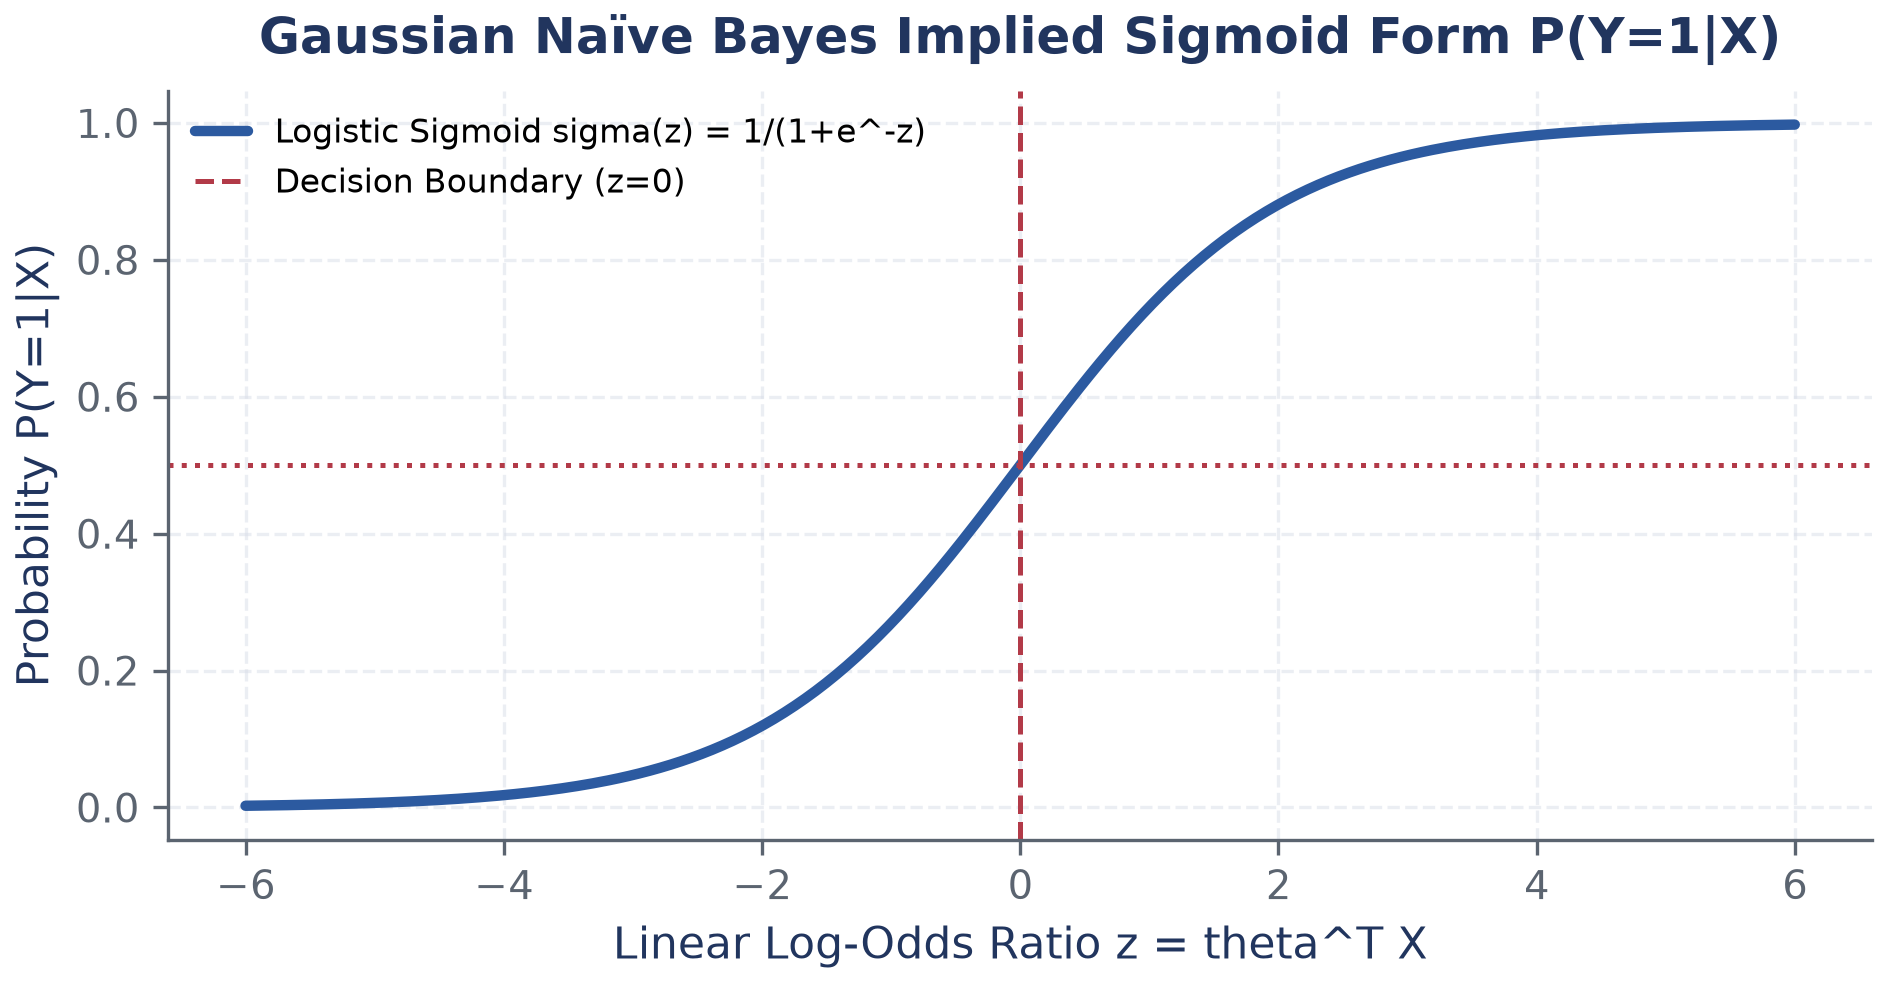

The script that saved this image:
#!/usr/bin/env python3
import os, sys
import matplotlib.pyplot as plt
import numpy as np

sys.path.insert(0, os.path.abspath(os.path.join(os.path.dirname(__file__), "../../../scripts")))
from figstyle import use_house_style, PALETTE

use_house_style()

z = np.linspace(-6, 6, 300)
sigmoid = 1 / (1 + np.exp(-z))

fig, ax = plt.subplots(figsize=(6.5, 3.5))
ax.plot(z, sigmoid, color=PALETTE["blue"], lw=2.5, label="Logistic Sigmoid sigma(z) = 1/(1+e^-z)")
ax.axvline(0, color=PALETTE["red"], linestyle="--", lw=1.2, label="Decision Boundary (z=0)")
ax.axhline(0.5, color=PALETTE["red"], linestyle=":", lw=1.2)

ax.set_title("Gaussian Naïve Bayes Implied Sigmoid Form P(Y=1|X)")
ax.set_xlabel("Linear Log-Odds Ratio z = theta^T X")
ax.set_ylabel("Probability P(Y=1|X)")
ax.grid(True, linestyle="--", alpha=0.5)
ax.legend(loc="upper left", fontsize=8)

plt.tight_layout()
plt.savefig(os.path.join(os.path.dirname(__file__), "fig_gnb_logistic_link.png"), dpi=300)
